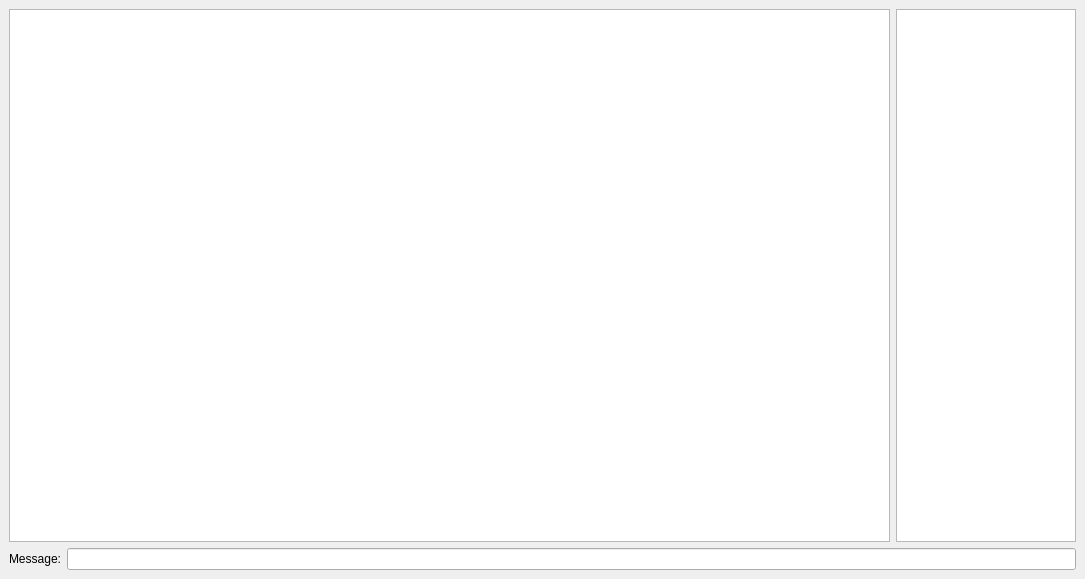
<?xml version="1.0" encoding="UTF-8"?>
<ui version="4.0">
 <class>ChatDialog</class>
 <widget class="QDialog" name="ChatDialog">
  <property name="geometry">
   <rect>
    <x>0</x>
    <y>0</y>
    <width>1085</width>
    <height>579</height>
   </rect>
  </property>
  <property name="windowTitle">
   <string>Chat</string>
  </property>
  <layout class="QVBoxLayout">
   <property name="spacing">
    <number>6</number>
   </property>
   <property name="margin">
    <number>9</number>
   </property>
   <item>
    <layout class="QHBoxLayout">
     <property name="spacing">
      <number>6</number>
     </property>
     <property name="margin">
      <number>0</number>
     </property>
     <item>
      <widget class="QTextEdit" name="textEdit">
       <property name="focusPolicy">
        <enum>Qt::NoFocus</enum>
       </property>
       <property name="readOnly">
        <bool>true</bool>
       </property>
      </widget>
     </item>
     <item>
      <widget class="QListWidget" name="listWidget">
       <property name="maximumSize">
        <size>
         <width>180</width>
         <height>16777215</height>
        </size>
       </property>
       <property name="focusPolicy">
        <enum>Qt::NoFocus</enum>
       </property>
      </widget>
     </item>
    </layout>
   </item>
   <item>
    <layout class="QHBoxLayout">
     <property name="spacing">
      <number>6</number>
     </property>
     <property name="margin">
      <number>0</number>
     </property>
     <item>
      <widget class="QLabel" name="label">
       <property name="text">
        <string>Message:</string>
       </property>
      </widget>
     </item>
     <item>
      <widget class="QLineEdit" name="lineEdit"/>
     </item>
    </layout>
   </item>
  </layout>
 </widget>
 <resources/>
 <connections/>
</ui>
